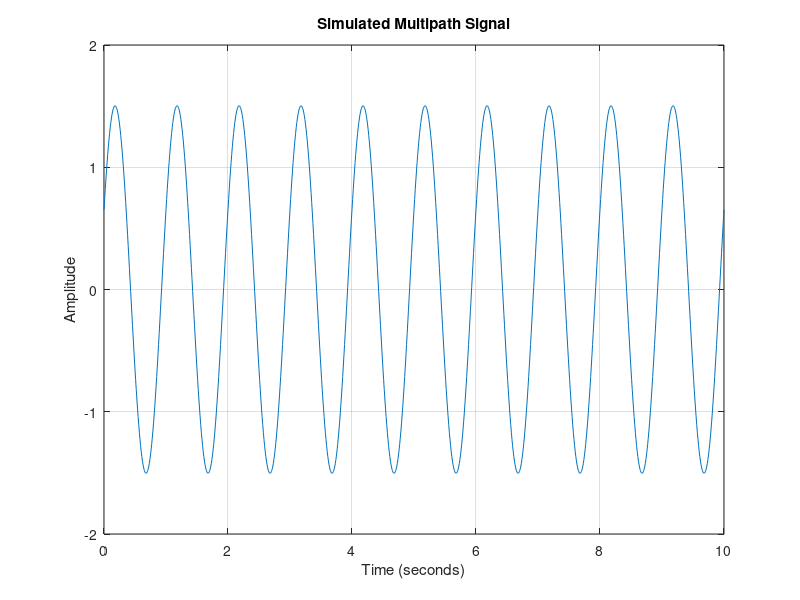

Reproduce this figure in MATLAB.
clc
clear
close all

% Time
t = 0:0.01:10;

% Original signal
signal = sin(2*pi*1*t);

% Different propagation paths
path1 = signal;
path2 = 0.5 * sin(2*pi*1*t + pi/4);
path3 = 0.3 * sin(2*pi*1*t + pi/2);

% Signals arriving through different paths
multipath_signal = path1 + path2 + path3;

% Plot the multipath signal
figure
plot(t, multipath_signal)

xlabel('Time (seconds)')
ylabel('Amplitude')
title('Simulated Multipath Signal')
grid on
